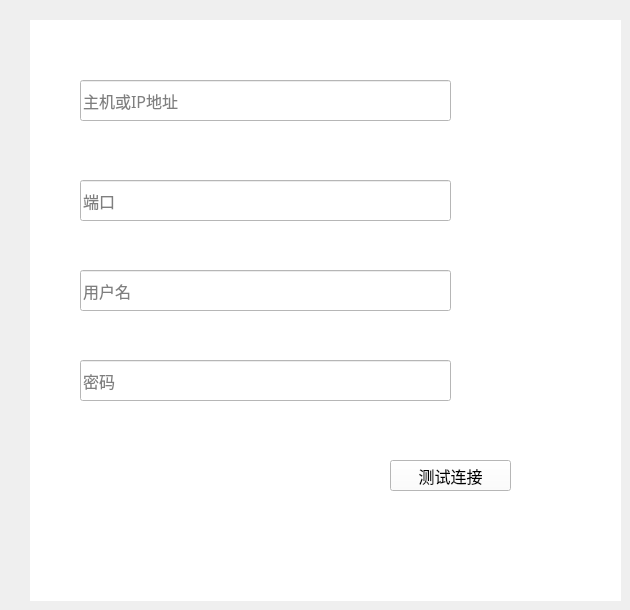
   <widget class="QWidget" name="tab_2">
    <attribute name="title">
     <string>数据库连接</string>
    </attribute>
    <widget class="QWidget" name="widget_10" native="true">
     <property name="geometry">
      <rect>
       <x>30</x>
       <y>20</y>
       <width>591</width>
       <height>581</height>
      </rect>
     </property>
     <property name="styleSheet">
      <string notr="true">background-color: rgb(255, 255, 255);</string>
     </property>
     <widget class="QLineEdit" name="lineEdit_13">
      <property name="geometry">
       <rect>
        <x>50</x>
        <y>60</y>
        <width>371</width>
        <height>41</height>
       </rect>
      </property>
      <property name="font">
       <font>
        <family>黑体</family>
        <pointsize>12</pointsize>
       </font>
      </property>
      <property name="styleSheet">
       <string notr="true"/>
      </property>
      <property name="placeholderText">
       <string>主机或IP地址</string>
      </property>
     </widget>
     <widget class="QLineEdit" name="lineEdit_14">
      <property name="geometry">
       <rect>
        <x>50</x>
        <y>160</y>
        <width>371</width>
        <height>41</height>
       </rect>
      </property>
      <property name="font">
       <font>
        <family>黑体</family>
        <pointsize>12</pointsize>
       </font>
      </property>
      <property name="styleSheet">
       <string notr="true"/>
      </property>
      <property name="placeholderText">
       <string>端口</string>
      </property>
     </widget>
     <widget class="QLineEdit" name="lineEdit_15">
      <property name="geometry">
       <rect>
        <x>50</x>
        <y>250</y>
        <width>371</width>
        <height>41</height>
       </rect>
      </property>
      <property name="font">
       <font>
        <family>黑体</family>
        <pointsize>12</pointsize>
       </font>
      </property>
      <property name="styleSheet">
       <string notr="true"/>
      </property>
      <property name="placeholderText">
       <string>用户名</string>
      </property>
     </widget>
     <widget class="QLineEdit" name="lineEdit_16">
      <property name="geometry">
       <rect>
        <x>50</x>
        <y>340</y>
        <width>371</width>
        <height>41</height>
       </rect>
      </property>
      <property name="font">
       <font>
        <family>黑体</family>
        <pointsize>12</pointsize>
       </font>
      </property>
      <property name="styleSheet">
       <string notr="true"/>
      </property>
      <property name="placeholderText">
       <string>密码</string>
      </property>
     </widget>
     <widget class="QPushButton" name="pushButton_7">
      <property name="geometry">
       <rect>
        <x>360</x>
        <y>440</y>
        <width>121</width>
        <height>31</height>
       </rect>
      </property>
      <property name="font">
       <font>
        <family>黑体</family>
        <pointsize>12</pointsize>
       </font>
      </property>
      <property name="text">
       <string>测试连接</string>
      </property>
     </widget>
    </widget>
   </widget>
